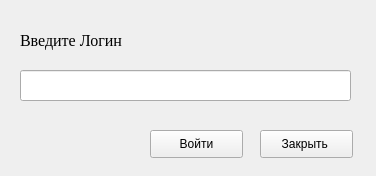
<?xml version="1.0" encoding="UTF-8"?>
<ui version="4.0">
 <class>jsonclient</class>
 <widget class="QWidget" name="jsonclient">
  <property name="geometry">
   <rect>
    <x>0</x>
    <y>0</y>
    <width>376</width>
    <height>176</height>
   </rect>
  </property>
  <property name="windowTitle">
   <string>Form</string>
  </property>
  <widget class="QLineEdit" name="lineEdit">
   <property name="geometry">
    <rect>
     <x>20</x>
     <y>70</y>
     <width>331</width>
     <height>31</height>
    </rect>
   </property>
   <property name="font">
    <font>
     <family>Times New Roman</family>
     <pointsize>12</pointsize>
    </font>
   </property>
  </widget>
  <widget class="QLabel" name="label">
   <property name="geometry">
    <rect>
     <x>20</x>
     <y>30</y>
     <width>131</width>
     <height>20</height>
    </rect>
   </property>
   <property name="font">
    <font>
     <family>Times New Roman</family>
     <pointsize>12</pointsize>
    </font>
   </property>
   <property name="text">
    <string>Введите Логин</string>
   </property>
  </widget>
  <widget class="QPushButton" name="InButton">
   <property name="geometry">
    <rect>
     <x>150</x>
     <y>130</y>
     <width>93</width>
     <height>28</height>
    </rect>
   </property>
   <property name="text">
    <string>Войти</string>
   </property>
  </widget>
  <widget class="QPushButton" name="OutButton">
   <property name="geometry">
    <rect>
     <x>260</x>
     <y>130</y>
     <width>93</width>
     <height>28</height>
    </rect>
   </property>
   <property name="text">
    <string>Закрыть </string>
   </property>
  </widget>
 </widget>
 <resources/>
 <connections/>
</ui>
